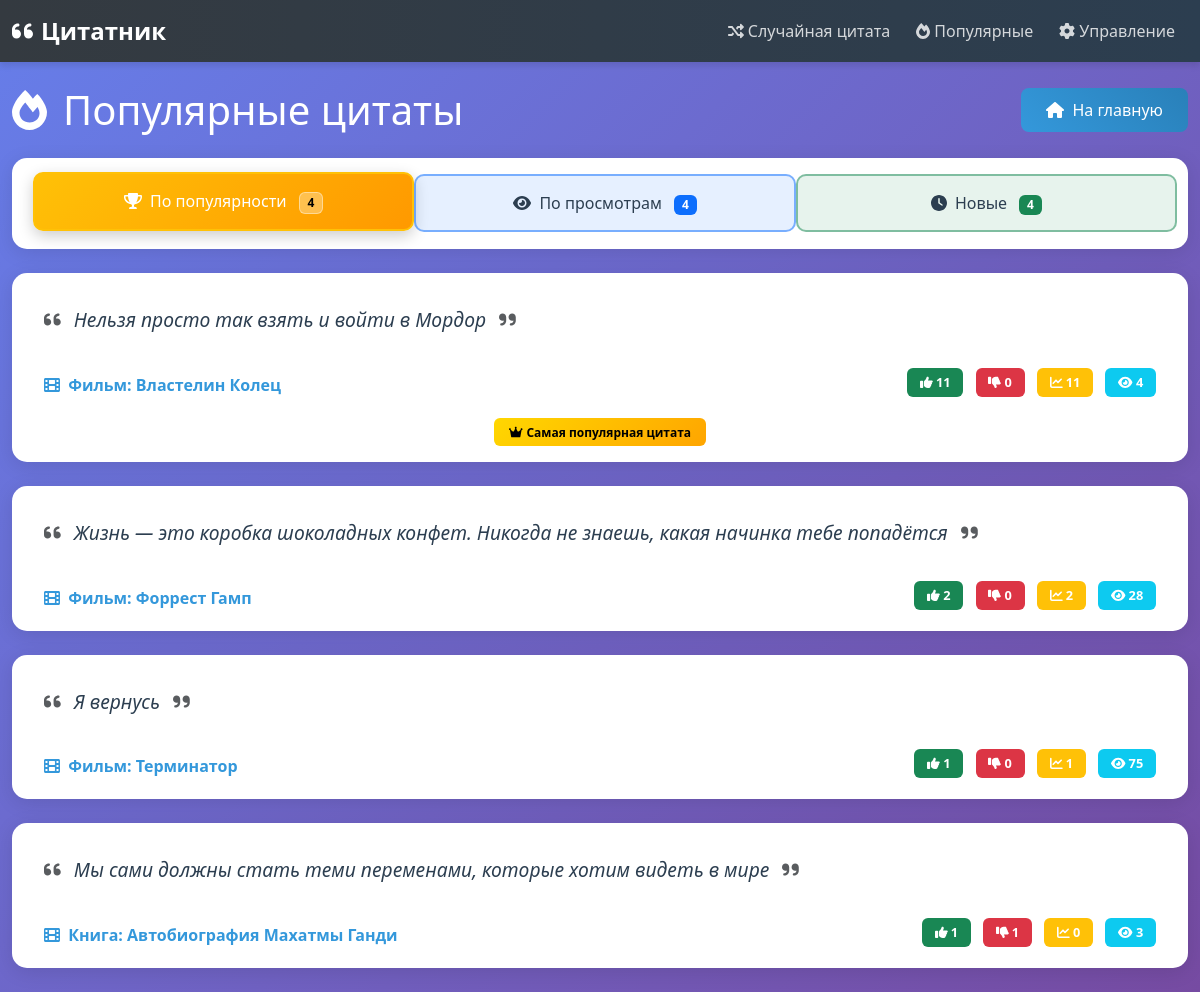
Page /quote/popular/ on the earlier database version.
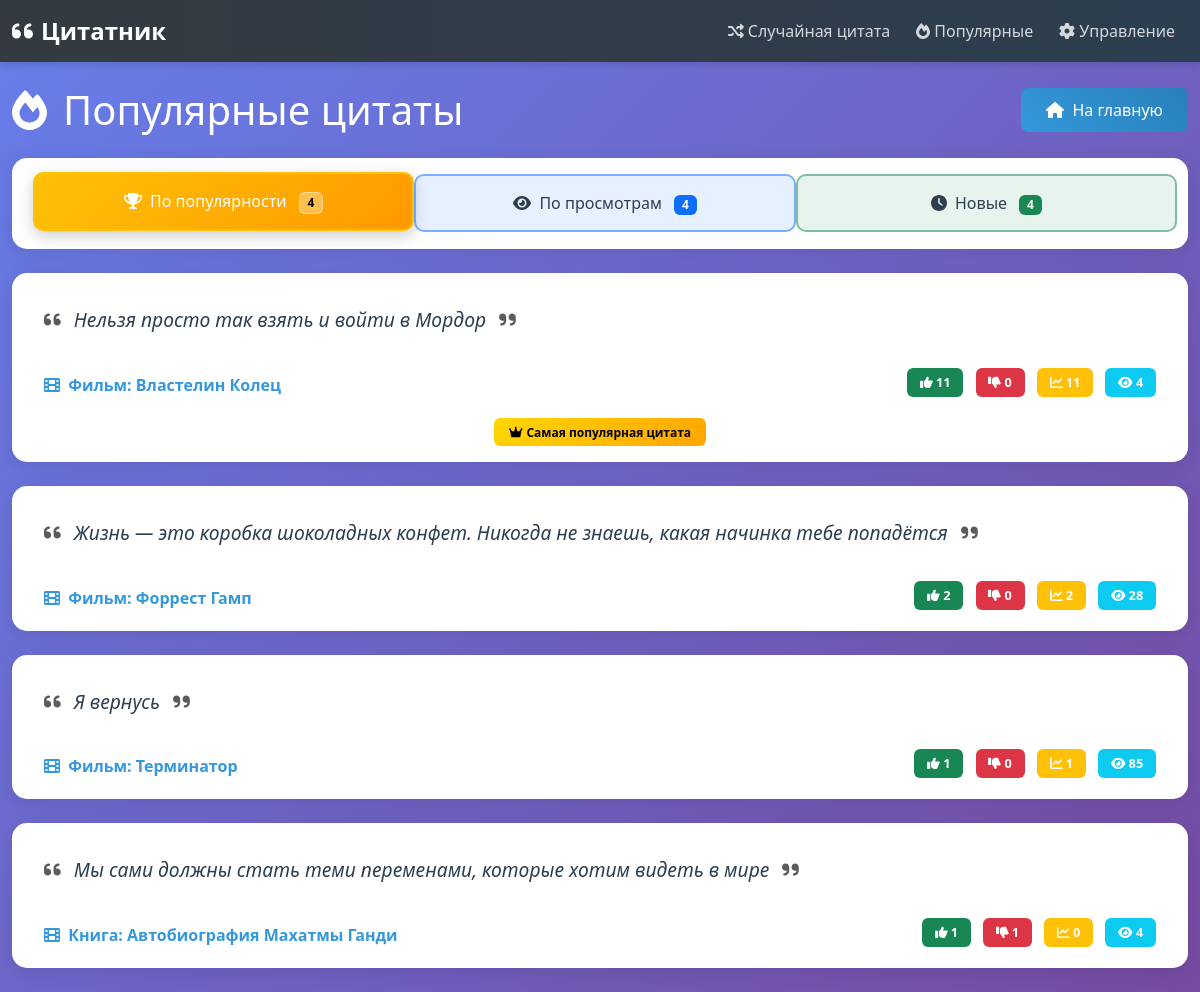
Same page on the later database version.
### quotes/models.py (models this page shows, shortened)
class Quote(models.Model):
    text = models.TextField(verbose_name="Текст цитаты")
    source = models.ForeignKey(Source, on_delete=models.CASCADE, related_name='quotes', verbose_name="Источник",
                               null=False, blank=False)
    weight = models.PositiveIntegerField(default=1, verbose_name="Вес")
    views_count = models.PositiveIntegerField(default=0, verbose_name="Количество просмотров")
    likes = models.PositiveIntegerField(default=0, verbose_name="Лайки")
    dislikes = models.PositiveIntegerField(default=0, verbose_name="Дизлайки")
    created_at = models.DateTimeField(auto_now_add=True)
    class Meta:
        verbose_name = "Цитата"
        verbose_name_plural = "Цитаты"
        unique_together = ['text', 'source']

class Source(models.Model):
    SOURCE_TYPES = [
        ('movie', 'Фильм'),
        ('book', 'Книга'),
        ('song', 'Песня'),
        ('other', 'Другое'),
    ]
    name = models.CharField(max_length=200, verbose_name="Название")
    type = models.CharField(max_length=20, choices=SOURCE_TYPES, verbose_name="Тип")
    created_at = models.DateTimeField(auto_now_add=True)
    class Meta:
        unique_together = ['name', 'type']
        verbose_name = "Источник"
        verbose_name_plural = "Источники"
    def __str__(self):
        return f"{self.get_type_display()}: {self.name}"

### quotes/views.py (the view)
# urls.py: path('popular/', views.popular_quotes_view, name='popular_quotes'),
def popular_quotes_view(request):
    popular_quotes = Quote.objects.annotate(
        popularity_calc=F('likes') - F('dislikes')
    ).order_by('-popularity_calc')[:10]
    most_viewed = Quote.objects.order_by('-views_count')[:10]
    recent_quotes = Quote.objects.order_by('-created_at')[:10]
    context = {
        'popular_quotes': popular_quotes,
        'most_viewed': most_viewed,
        'recent_quotes': recent_quotes,
    }
    return render(request, 'quotes/popular_quotes.html', context)

### quotes/templates/quotes/popular_quotes.html (shortened to what this page needs)
{% extends 'quotes/index.html' %}
{% load static %}
{% block content %}
<div class="row">
    <div class="col-12">
        <div class="d-flex justify-content-between align-items-center mb-4">
            <h1 class="mb-0">
                <i class="fas fa-fire me-3"></i>Популярные цитаты
            </h1>
            <a href="{% url 'random_quote' %}" class="btn btn-primary">
                <i class="fas fa-home me-2"></i>На главную
            </a>
        </div>
        <div class="card mb-4">
            <div class="card-body">
                <ul class="nav nav-pills nav-justified" id="popularTabs" role="tablist">
                    <li class="nav-item" role="presentation">
                        <button class="nav-link active" id="popular-tab" data-bs-toggle="pill"
                                data-bs-target="#popular" type="button" role="tab">
                            <i class="fas fa-trophy me-2"></i>По популярности
                            <span class="badge bg-primary ms-2">{{ popular_quotes|length }}</span>
                        </button>
                    </li>
                    <li class="nav-item" role="presentation">
                        <button class="nav-link" id="viewed-tab" data-bs-toggle="pill"
                                data-bs-target="#viewed" type="button" role="tab">
                            <i class="fas fa-eye me-2"></i>По просмотрам
                            <span class="badge bg-info ms-2">{{ most_viewed|length }}</span>
                        </button>
                    </li>
                    <li class="nav-item" role="presentation">
                        <button class="nav-link" id="recent-tab" data-bs-toggle="pill"
                                data-bs-target="#recent" type="button" role="tab">
                            <i class="fas fa-clock me-2"></i>Новые
                            <span class="badge bg-success ms-2">{{ recent_quotes|length }}</span>
                        </button>
                    </li>
                </ul>
            </div>
        </div>
        <div class="tab-content" id="popularTabsContent">
            <div class="tab-pane fade show active" id="popular" role="tabpanel">
                {% for quote in popular_quotes %}
                <div class="card quote-card mb-4">
                    <div class="card-body">
                        <div class="quote-text">
                            <i class="fas fa-quote-left text-muted me-2"></i>
                            {{ quote.text }}
                            <i class="fas fa-quote-right text-muted ms-2"></i>
                        </div>
                        <div class="quote-meta mt-3">
                            <div class="d-flex flex-wrap align-items-center justify-content-between">
                                <div class="quote-source">
                                    <i class="fas fa-film me-1"></i>
                                    <strong>{{ quote.source }}</strong>
                                </div>
                                <div class="quote-stats">
                                    <span class="badge bg-success me-2">
                                        <i class="fas fa-thumbs-up"></i> {{ quote.likes }}
                                    </span>
                                    <span class="badge bg-danger me-2">
                                        <i class="fas fa-thumbs-down"></i> {{ quote.dislikes }}
                                    </span>
                                    <span class="badge bg-warning me-2">
                                        <i class="fas fa-chart-line"></i> {{ quote.popularity_calc }}
                                    </span>
                                    <span class="badge bg-info">
                                        <i class="fas fa-eye"></i> {{ quote.views_count }}
                                    </span>
                                </div>
                            </div>
                            {% if forloop.first %}
                            <div class="text-center mt-3">
                                <span class="badge bg-gold">
                                    <i class="fas fa-crown me-1"></i>Самая популярная цитата
                                </span>
                            </div>
                            {% endif %}
                        </div>
                    </div>
                </div>
                {% empty %}
                <div class="text-center py-5">
                    <i class="fas fa-trophy fa-3x text-muted mb-3"></i>
                    <h5>Пока нет популярных цитат</h5>
                    <p class="text-muted">Цитаты появятся после оценок пользователей</p>
                </div>
                {% endfor %}
            </div>
        </div>
    </div>
</div>
{% endblock %}

### quotes/templates/quotes/index.html (shortened to what this page needs)
{% load static %}
<!DOCTYPE html>
<html lang="ru">
<head>
    <link href="{% static 'bootstrap-5.3.8-dist/css/bootstrap.min.css' %}" rel="stylesheet">
    <link href="{% static 'css/custom.css' %}" rel="stylesheet">
    <link rel="stylesheet" href="https://cdnjs.cloudflare.com/ajax/libs/font-awesome/6.0.0/css/all.min.css">
</head>
<body>
    <nav class="navbar navbar-expand-lg navbar-dark">
        <div class="container">
            <a class="navbar-brand" href="{% url 'random_quote' %}">
                <i class="fas fa-quote-left me-2"></i>Цитатник
            </a>
            <div class="collapse navbar-collapse" id="navbarNav">
                <div class="navbar-nav ms-auto">
                    <a class="nav-link" href="{% url 'random_quote' %}">
                        <i class="fas fa-random me-1"></i>Случайная цитата
                    </a>
                    <a class="nav-link" href="{% url 'popular_quotes' %}">
                        <i class="fas fa-fire me-1"></i>Популярные
                    </a>
                    <a class="nav-link" href="{% url 'manage_quotes' %}">
                        <i class="fas fa-cog me-1"></i>Управление
                    </a>
                </div>
            </div>
        </div>
    </nav>
    <div class="container mt-4">
        {% block content %}{% endblock %}
    </div>
</body>
</html>

### quotes/static/css/custom.css (style rules this page uses)
:root { --primary-color: #2c3e50; --secondary-color: #3498db; --accent-color: #e74c3c; --light-bg: #f8f9fa; --dark-bg: #343a40; --quote-bg: #ffffff; --shadow: 0 4px 6px rgba(0, 0, 0, 0.1); --transition: all 0.3s ease; }
body { background: linear-gradient(135deg, #667eea 0%, #764ba2 100%); min-height: 100vh; font-family: 'Segoe UI', Tahoma, Geneva, Verdana, sans-serif; }
.navbar { box-shadow: var(--shadow); background: linear-gradient(90deg, var(--dark-bg) 0%, #2c3e50 100%) !important; }
.navbar-brand { font-weight: bold; font-size: 1.5rem; color: #fff !important; }
.nav-link { color: rgba(255, 255, 255, 0.8) !important; transition: var(--transition); margin: 0 5px; border-radius: 5px; }
.container { max-width: 1200px; }
.quote-card { background: var(--quote-bg); border: none; border-radius: 15px; box-shadow: var(--shadow); transition: var(--transition); margin-bottom: 2rem; }
.quote-text { font-size: 1.2rem; line-height: 1.6; color: var(--primary-color); font-style: italic; padding: 1.5rem; }
.quote-source { color: var(--secondary-color); font-weight: 500; }
.btn-primary { background: linear-gradient(45deg, var(--secondary-color), #2980b9); border: none; border-radius: 8px; padding: 10px 25px; transition: var(--transition); }
.card { border: none; border-radius: 15px; box-shadow: var(--shadow); }
.quote-card { animation: fadeIn 0.6s ease-out; }
.h1, .h2, .h3, .h4, .h5, .h6, h1, h2, h3, h4, h5, h6 { color: white; }

### quotes/templates/quotes/popular_quotes.html (style rules this page uses)
:root { --bs-warning-rgb: 255, 193, 7; --bs-primary-rgb: 13, 110, 253; --bs-success-rgb: 25, 135, 84; --bs-bg-opacity: 1; }
.nav-pills .nav-link { border-radius: 10px; margin: 0 5px; padding: 15px 20px; transition: all 0.3s ease; border: 2px solid #dee2e6 !important; color: #2c3e50 !important; background-color: #f8f9fa !important; position: relative; overflow: hidden; }
.nav-pills .nav-link#popular-tab { border-color: rgba(var(--bs-warning-rgb), 0.5) !important; background-color: rgba(var(--bs-warning-rgb), 0.1) !important; }
.nav-pills .nav-link#viewed-tab { border-color: rgba(var(--bs-primary-rgb), 0.5) !important; background-color: rgba(var(--bs-primary-rgb), 0.1) !important; }
.nav-pills .nav-link#recent-tab { border-color: rgba(var(--bs-success-rgb), 0.5) !important; background-color: rgba(var(--bs-success-rgb), 0.1) !important; }
.nav-pills .nav-link#popular-tab .badge { background-color: rgba(var(--bs-warning-rgb), var(--bs-bg-opacity)) !important; color: #000 !important; }
.nav-pills .nav-link#viewed-tab .badge { background-color: rgba(var(--bs-primary-rgb), var(--bs-bg-opacity)) !important; color: white !important; }
.nav-pills .nav-link#recent-tab .badge { background-color: rgba(var(--bs-success-rgb), var(--bs-bg-opacity)) !important; color: white !important; }
.nav-pills .nav-link.active { transform: translateY(-2px); box-shadow: 0 5px 15px rgba(0, 0, 0, 0.2); color: white !important; border-width: 2px !important; }
.nav-pills .nav-link.active#popular-tab { background: linear-gradient(135deg, rgba(var(--bs-warning-rgb), 1) 0%, rgba(255, 153, 0, 1) 100%) !important; border-color: rgba(var(--bs-warning-rgb), 1) !important; }
.nav-pills .nav-link.active#popular-tab .badge { background-color: rgba(255, 255, 255, 0.3) !important; color: #000 !important; border: 1px solid rgba(255, 255, 255, 0.4); }
.badge.bg-gold { background: linear-gradient(135deg, #FFD700, #FFA500) !important; color: #000 !important; font-weight: bold; padding: 8px 15px; }
.quote-card { border: none; border-radius: 15px; box-shadow: 0 4px 15px rgba(0, 0, 0, 0.1); transition: all 0.3s ease; }
.quote-text { font-size: 1.2rem; line-height: 1.6; color: #2c3e50; font-style: italic; padding: 1rem; }
.quote-meta { padding: 0 1rem; }
.quote-stats .badge, .quote-info .badge { font-size: 0.8rem; padding: 0.5rem 0.8rem; margin-bottom: 0.3rem; }
.card { border: none; border-radius: 15px; box-shadow: 0 4px 20px rgba(0, 0, 0, 0.1); }

Differences in the rows shown:
changed Quote "Я вернусь": views_count "75" → "85"
changed Quote "Мы сами должны стать теми переменами, которые хотим видеть в мире": views_count "3" → "4"
